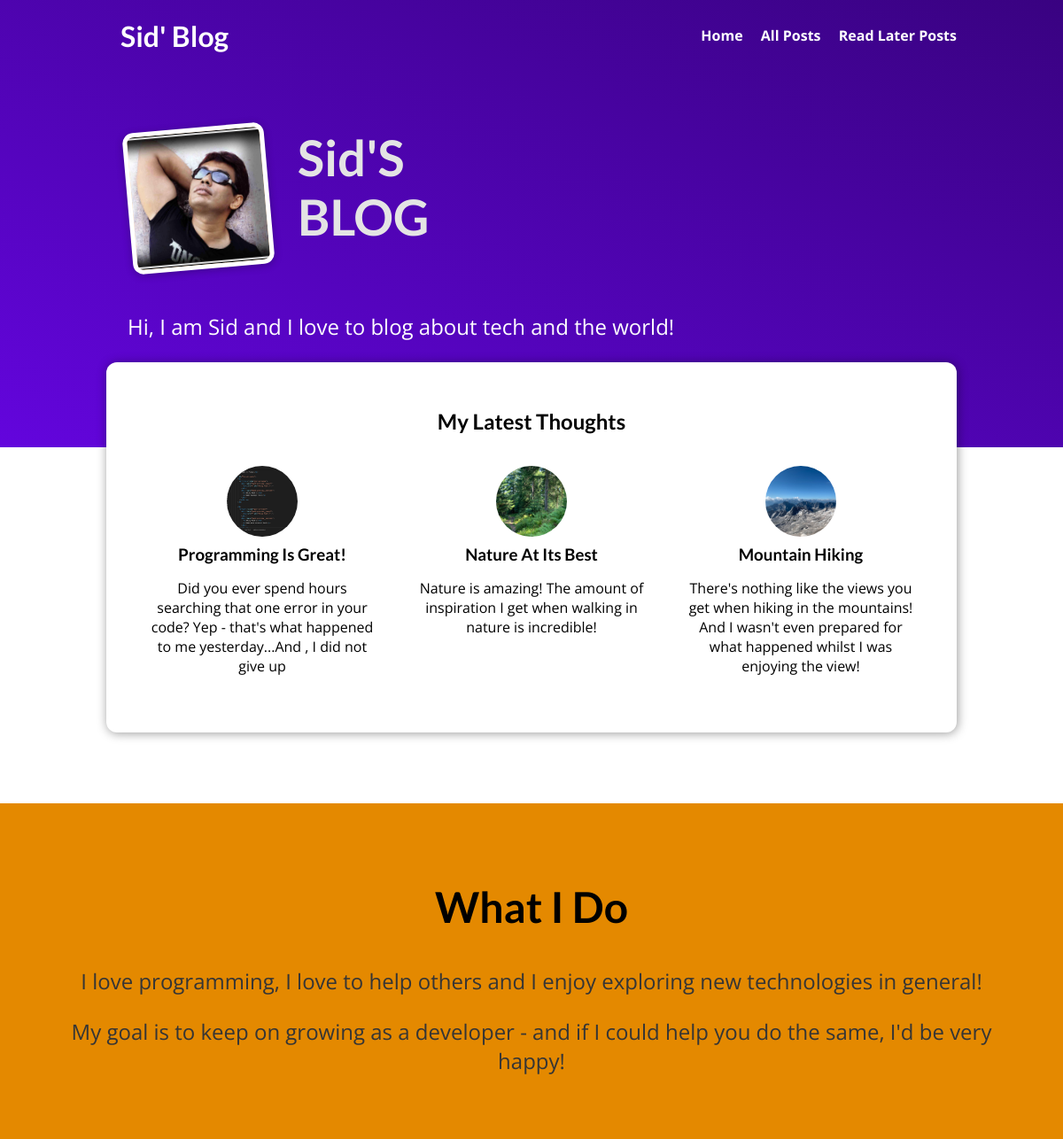
The page / on the database its author committed.
### blog/models.py (models this page shows, shortened)
class Post(models.Model):
    title = models.CharField(max_length=200)
    excerpt = models.TextField()
    content = models.TextField(validators=[MinLengthValidator(10)])
    slug = models.SlugField(unique=True)
    date = models.DateTimeField(auto_now_add=True)
    author = models.ForeignKey(
        "Author", on_delete=models.SET_NULL, related_name="posts", null=True
    )
    tags = models.ManyToManyField("Tag")
    image_name = models.ImageField(upload_to="images", null=True)

### blog/views.py (the view)
# urls.py: path("", views.StartPageView.as_view(), name="starting_page"),
class StartPageView(ListView):
    template_name = "blog/index.html"
    model = Post
    ordering = ["-date"]
    context_object_name = "posts"
    """
    For using limit I am overriding the get_queryset method
    """
    def get_queryset(self):
        queryset = super().get_queryset()
        data = queryset[:3]
        return data

### blog/templates/blog/index.html (shortened to what this page needs)
{% extends "base.html" %}
{% load static %}
{% block css_files %}
<link rel="stylesheet" href="{% static 'blog/post.css' %}" />
<link rel="stylesheet" href="{% static 'blog/index.css' %}" />
{% endblock %}
{% block content %}
<section id="welcome">
    <header>
        <img src="{% static 'blog/images/sid.jpg' %}" alt="Sid - The Author Of This Blog" />
        <h2>Sid'S BLOG</h2>
    </header>
    <p>Hi, I am Sid and I love to blog about tech and the world!</p>
</section>
<section id="latest-posts">
    <h2>My Latest Thoughts</h2>
    <ul>
        {% for post in posts %}
            {% include "blog/includes/post.html" %}
        {% endfor %}
    </ul>
</section>
<section id="about">
    <h2>What I Do</h2>
    <p>
        I love programming, I love to help others and I enjoy exploring new
        technologies in general!
    </p>
    <p>
        My goal is to keep on growing as a developer - and if I could help you do
        the same, I'd be very happy!
    </p>
</section>
{% endblock %}

### templates/base.html (shortened to what this page needs)
{% load static %}
<!DOCTYPE html>
<html lang="en">
<head>
    {% block css_files %}{% endblock %}
    <link rel="stylesheet" href="{% static 'app.css' %}">
</head>
<body>
    <header id="main-navigation">
        <h1><a href="{% url "starting_page" %}">Sid' Blog</a></h1>
        <nav>
            <a href="{% url "starting_page" %}">Home</a>
            <a href="{% url "all-posts" %}">All Posts</a>
            <a href="{% url "read_later" %}">Read Later Posts</a>
        </nav>
    </header>
    {% block content %}{% endblock %}
</body>
</html>

### blog/templates/blog/includes/post.html
<li>
    <article class="post">
        <a href="{% url 'post_detail_page' post.slug %}">
            <img src="{{ post.image_name.url}}" alt="{{ post.title }}" />
            <div class="post__content">
                <h3>{{ post.title }}</h3>
                <p>
                    {{ post.excerpt }}
                </p>
            </div>
        </a>
    </article>
</li>

### blog/static/blog/post.css (style rules this page uses)
.post { display: flex; flex-direction: column; align-items: center; text-align: center; }
.post a { text-decoration: none; color: black; transition: all 0.2s ease; padding: 1rem; }
.post img { width: 5rem; height: 5rem; object-fit: cover; border-radius: 50%; }
.post h3 { margin: 0.25rem 0; }

### blog/static/blog/index.css (style rules this page uses)
#main-navigation { width: 100%; height: 5rem; display: flex; justify-content: space-between; align-items: center; padding: 0 10%; position: absolute; top: 0; left: 0; }
#main-navigation a { text-decoration: none; color: white; font-weight: bold; }
#welcome { background: linear-gradient(to right top, #6305dd, #390281); padding: 6rem 12%; }
#welcome header { display: flex; align-items: flex-start; margin: 3rem auto; }
#welcome img { width: 10rem; height: 10rem; object-fit: cover; object-position: top; border: 5px solid white; border-radius: 12px; background-color: #ffe1bf; transform: rotateZ(-5deg); box-shadow: 0 2px 8px rgba(0, 0, 0, 0.25); }
#welcome h2 { font-size: 3.5rem; margin: 0 0 0 2rem; color: #e4e4e4; width: 10rem; }
#welcome p { color: white; font-size: 1.5rem; }
#latest-posts { background-color: white; padding: 2rem; border-radius: 12px; width: 60rem; margin: -6rem auto 2rem auto; box-shadow: 1px 1px 12px rgba(0, 0, 0, 0.4); }
#latest-posts h2 { text-align: center; }
#latest-posts ul { list-style: none; margin: 0; padding: 0; display: flex; gap: 1rem; }
#latest-posts li { flex: 1; }
#about { text-align: center; padding: 3rem; background-color: #e48900; margin-top: 5rem; }
#about h2 { font-size: 3rem; }
#about p { font-size: 1.5rem; color: #353535; }
.post { display: flex; flex-direction: column; align-items: center; text-align: center; }
.post a { text-decoration: none; color: black; transition: all 0.2s ease; padding: 1rem; }
.post img { width: 5rem; height: 5rem; object-fit: cover; border-radius: 50%; }
.post h3 { margin: 0.25rem 0; }

### static/app.css (style rules this page uses)
* { box-sizing: border-box; }
html { font-family: 'Open Sans', 'Lato', sans-serif; }
body { margin: 0; }
h1, h2, h3 { font-family: 'Lato', sans-serif; font-weight: bold; }
#main-navigation { width: 100%; height: 5rem; display: flex; justify-content: space-between; align-items: center; padding: 0 10%; position: absolute; top: 0; left: 0; }
#main-navigation a { text-decoration: none; color: white; font-weight: bold; margin-left: 1rem; }

### rows shown on the page
Post: image_name (picture), title "Programming Is Great!", excerpt "Did you ever spend hours searching that one error in your code? Yep - that's what happened to me yesterday...And , I did not give up"
Post: image_name (picture), title "Nature At Its Best", excerpt "Nature is amazing! The amount of inspiration I get when walking in nature is incredible!"
Post: image_name (picture), title "Mountain Hiking", excerpt "There's nothing like the views you get when hiking in the mountains! And I wasn't even prepared for what happened whilst I was enjoying the view!"
